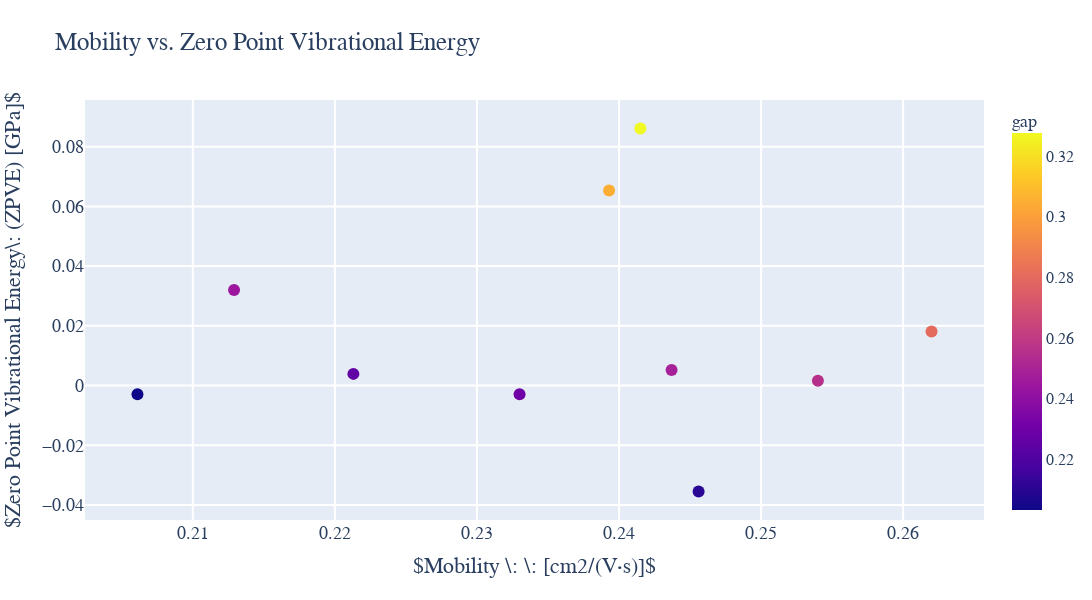

Notebook code cell kept with this figure:
### Code cell
import plotly
import plotly.graph_objs as go
from plotly.offline import iplot

plotly.offline.init_notebook_mode(connected=True)

df = pd.DataFrame(dataset.head(10))

layout_IPF_shear_modulus = go.Layout(title= "Mobility vs. Zero Point Vibrational Energy ", hovermode= 'closest',
                   font = dict(family='Times New Roman',size=18),
                   xaxis= dict(title= '$Mobility \: \: [cm2/(V⋅s)]$',zeroline= False, gridwidth= 2),
                   yaxis= dict(title= '$Zero Point Vibrational Energy\: (ZPVE) [GPa]$',zeroline= False, gridwidth= 2),
                   height = 600,
                   width = 1200,
     showlegend= False              
)

#Scatter plot of collected data. Use df_oxide_all dataframe. df_oxide_all.Density will pull density column. Could change Density or IPF to Molar Volume or simply volume if you wanted.
trace_all_shear = go.Scatter(x = abs(df.homo), y = df.lumo, mode = 'markers', text = df,
                            marker=dict(size=12, color=(df['gap']),
                                colorbar = dict(title={ 'text': "gap", 
                                                     'font': {'family':'Georgia', 'size': 18}} , 
                                              tickfont={'family':'Georgia', 'size': 16 })))#, name = 'All Queries'))

data_IPF_shear = [trace_all_shear]#,trace0,trace2]
fig_IPF_shear = go.Figure(data_IPF_shear, layout=layout_IPF_shear_modulus)
iplot(fig_IPF_shear)
pio.write_image(fig_IPF, "./fig_smiles_trace_3variable.png", scale=2, width=600, height=350)
#pio.write_image(fig_IPF, "gdrive/MyDrive/Colab Notebooks/data/fig_smiles_trace_3variable.png", scale=2, width=600, height=350)

from IPython.display import Image
Image(img_bytes)
img_bytes = fig_IPF_shear.to_image(format="png", width=600, height=350, scale=2)

### Figure 1 — Plotly figure (JSON) as saved in the notebook; plotly's stock layout.template omitted (floating-point values rounded to 4 significant figures; data arrays with more than 128 entries replaced by an {"elided": "..."} marker saying what was removed)
{"data": [{"marker": {"color": [0.2301, 0.2101, 0.2801, 0.2252, 0.2555, 0.2489, 0.3276, 0.3045, 0.2033, 0.2449], "colorbar": {"tickfont": {"family": "Georgia", "size": 16}, "title": {"font": {"family": "Georgia", "size": 18}, "text": "gap"}}, "size": 12}, "mode": "markers", "text": {"elided": "10x21 mixed values"}, "type": "scatter", "x": [0.233, 0.2456, 0.262, 0.2213, 0.254, 0.2437, 0.2415, 0.2393, 0.2061, 0.2129], "y": [-0.0029, -0.0355, 0.0181, 0.0039, 0.0016, 0.0052, 0.0861, 0.0653, -0.0029, 0.032]}], "layout": {"font": {"family": "Times New Roman", "size": 18}, "height": 600, "hovermode": "closest", "showlegend": false, "title": {"text": "Mobility vs. Zero Point Vibrational Energy "}, "width": 1200, "xaxis": {"gridwidth": 2, "title": {"text": "$Mobility \\: \\: [cm2/(V⋅s)]$"}, "zeroline": false}, "yaxis": {"gridwidth": 2, "title": {"text": "$Zero Point Vibrational Energy\\: (ZPVE) [GPa]$"}, "zeroline": false}}}
